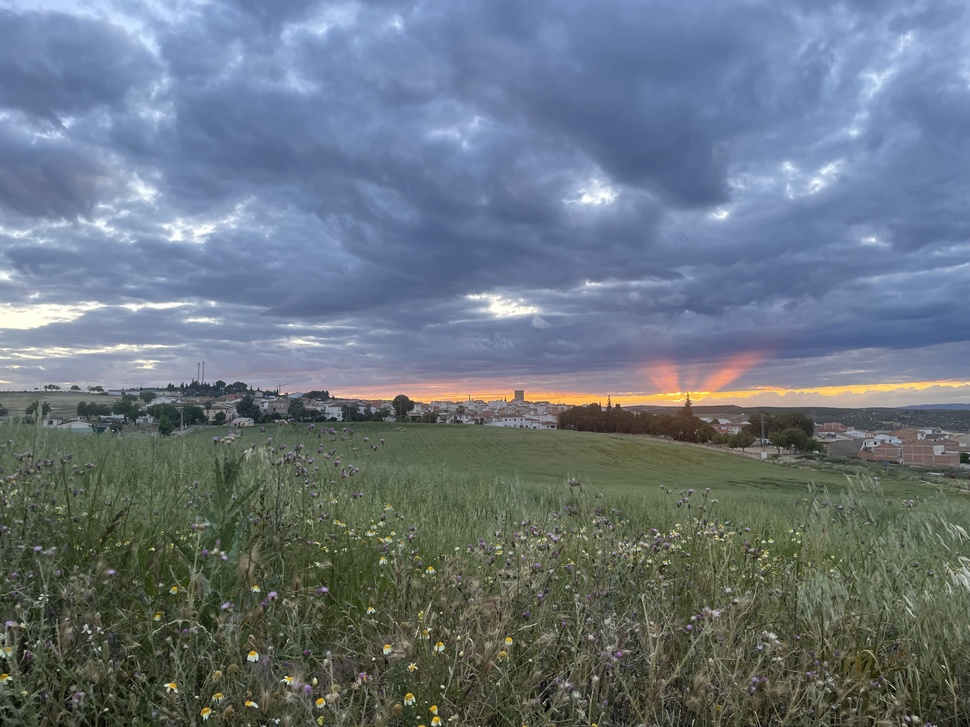
#> input picture ejercicioscapitulo5/imagen.jpg, 970 x 727 px, shrunk from 4032 x 3024 before the run
$ python fft_magnitud.py
#> lines starting #> are read from the running program, lines starting #| are printed output that depends on the picture
#fft_magnitud.py
import cv2
import numpy as np
import matplotlib.pyplot as plt

img = cv2.imread('imagen.jpg', 0)
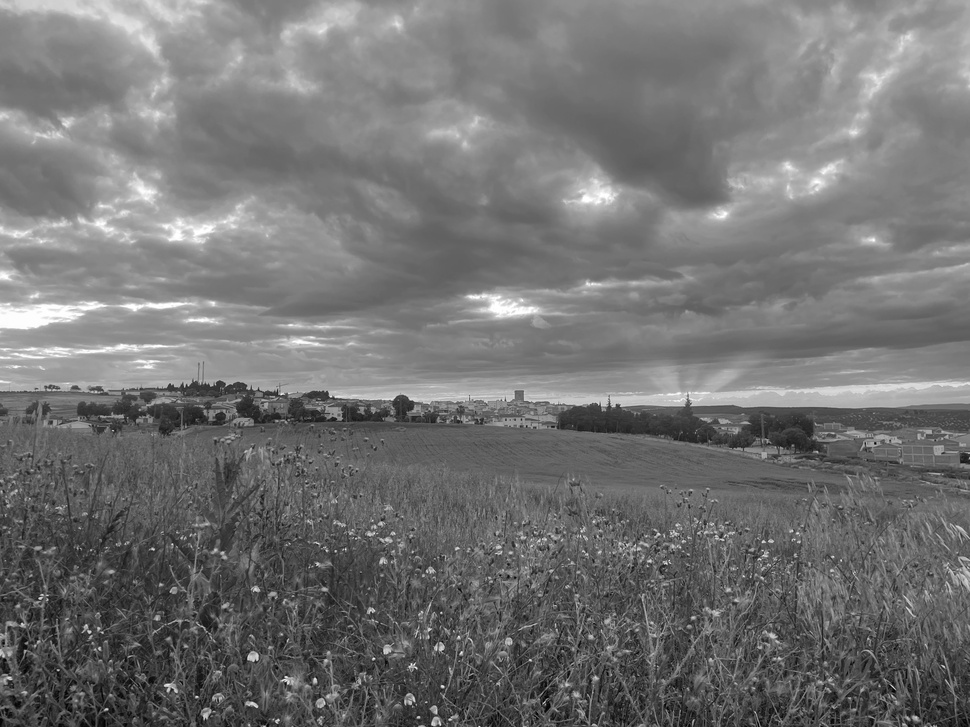
#> img: shape (727, 970); min 0, max 255, mean 114.9

# Cálculo de la FFT 2D
f = np.fft.fft2(img)
fshift = np.fft.fftshift(f)
magnitude_spectrum = 20*np.log(np.abs(fshift))
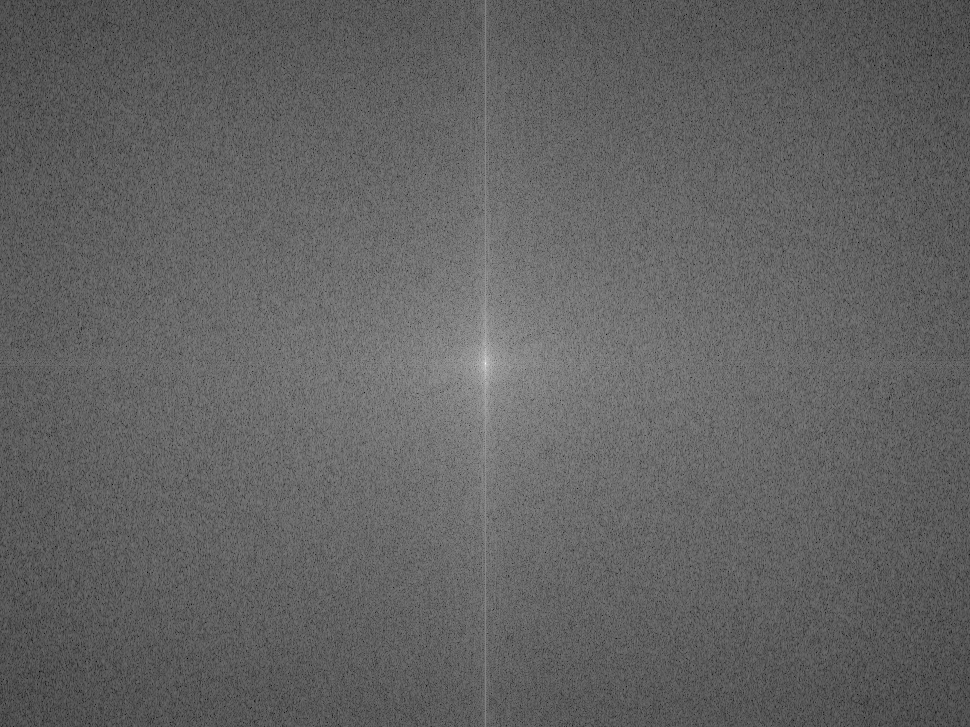
#> magnitude_spectrum: shape (727, 970) float64; min 52.53, max 364.2, mean 173.3; drawn with min black and max white

fig, (ax1, ax2) = plt.subplots(1, 2, figsize=(14, 7))

ax1.imshow(img, cmap='gray')
ax1.set_title('Original (Gris)')
ax1.axis('off')

ax2.imshow(magnitude_spectrum, cmap='gray')
ax2.set_title('Espectro de Magnitud (Frecuencias)')
ax2.axis('off')

plt.tight_layout()
plt.show()
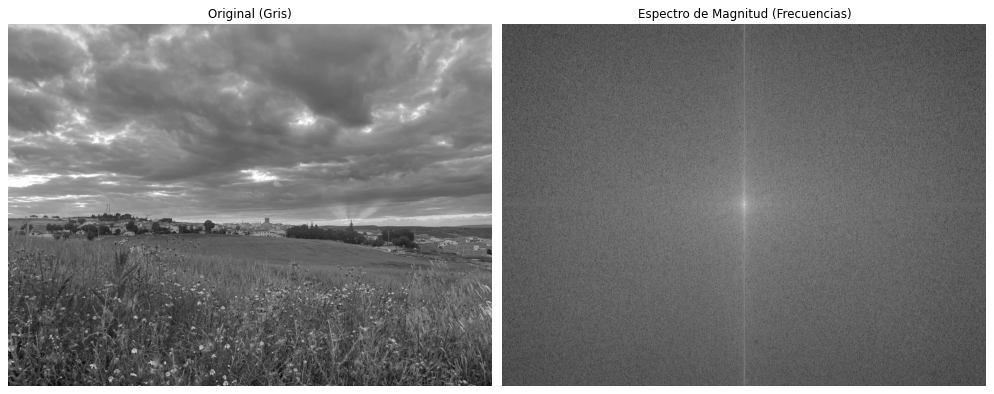
#> figure drawn by matplotlib, 2 panels
